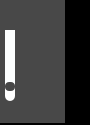
<?xml version="1.0" encoding="UTF-8"?>
<ui version="4.0">
 <class>sa_ControlWidget_ACPTable</class>
 <widget class="QWidget" name="sa_ControlWidget_ACPTable">
  <property name="geometry">
   <rect>
    <x>0</x>
    <y>0</y>
    <width>90</width>
    <height>125</height>
   </rect>
  </property>
  <property name="windowTitle">
   <string>Form</string>
  </property>
  <property name="styleSheet">
   <string notr="true">#widget
{
	border:2px;
	border-bottom-style:solid;
	border-bottom-color: black;	
   	background-color:rgba(72,72,72,1);
	border-right:30px solid black;
}
QPushButton
{
border-style:flat;
background-color:rgba(0,0,0,0);
background-image: url(:/sa/image/btn_close_normal.png);
}
QPushButton::pressed
{
background-image: url(:/sa/image/btn_close_click.png);
}

QSlider::groove:vertical {
        width: 10px;
        background: qlineargradient(x1: 0, y1: 0, x2: 0, y2: 1, stop: 0 rgb(255, 255, 255), stop: 1.0 rgb(255, 255, 255));
        border-radius:5px;
}
QSlider::handle:vertical {
        width: 8px;
        background: rgb(72, 72, 72);
        margin: -20px 0px 10px 0px;
        border-radius: 4px;
}
QSlider:sub-page {
background-color:  rgb(253, 255, 255);
}

/*******************indoor**********************/
#sa_ControlWidget_ACPTable[status=&quot;indoor&quot;] #widget
{
	border-bottom-color: black;	
	background-color:rgba(72,72,72,1);
	border-right:30px solid black;
}
/*******************outdoor**********************/
#sa_ControlWidget_ACPTable[status=&quot;outdoor&quot;] #widget
{
	border-bottom-color: white;	
	background-color:rgba(204,204,204,1);
	border-right:30px solid white;
}
/*******************night**********************/
#sa_ControlWidget_ACPTable[status=&quot;night&quot;] #widget
{
	border-bottom-color: rgb(52,8,12);	
	background-color:rgba(251,219,167,1);
	border-right:30px solid black;
}</string>
  </property>
  <widget class="QWidget" name="widget" native="true">
   <property name="geometry">
    <rect>
     <x>0</x>
     <y>0</y>
     <width>95</width>
     <height>125</height>
    </rect>
   </property>
   <widget class="QSlider" name="verticalSlider">
    <property name="geometry">
     <rect>
      <x>0</x>
      <y>30</y>
      <width>20</width>
      <height>71</height>
     </rect>
    </property>
    <property name="orientation">
     <enum>Qt::Vertical</enum>
    </property>
   </widget>
   <widget class="QPushButton" name="pushButton">
    <property name="geometry">
     <rect>
      <x>30</x>
      <y>50</y>
      <width>25</width>
      <height>25</height>
     </rect>
    </property>
    <property name="text">
     <string/>
    </property>
   </widget>
  </widget>
 </widget>
 <resources/>
 <connections/>
</ui>
